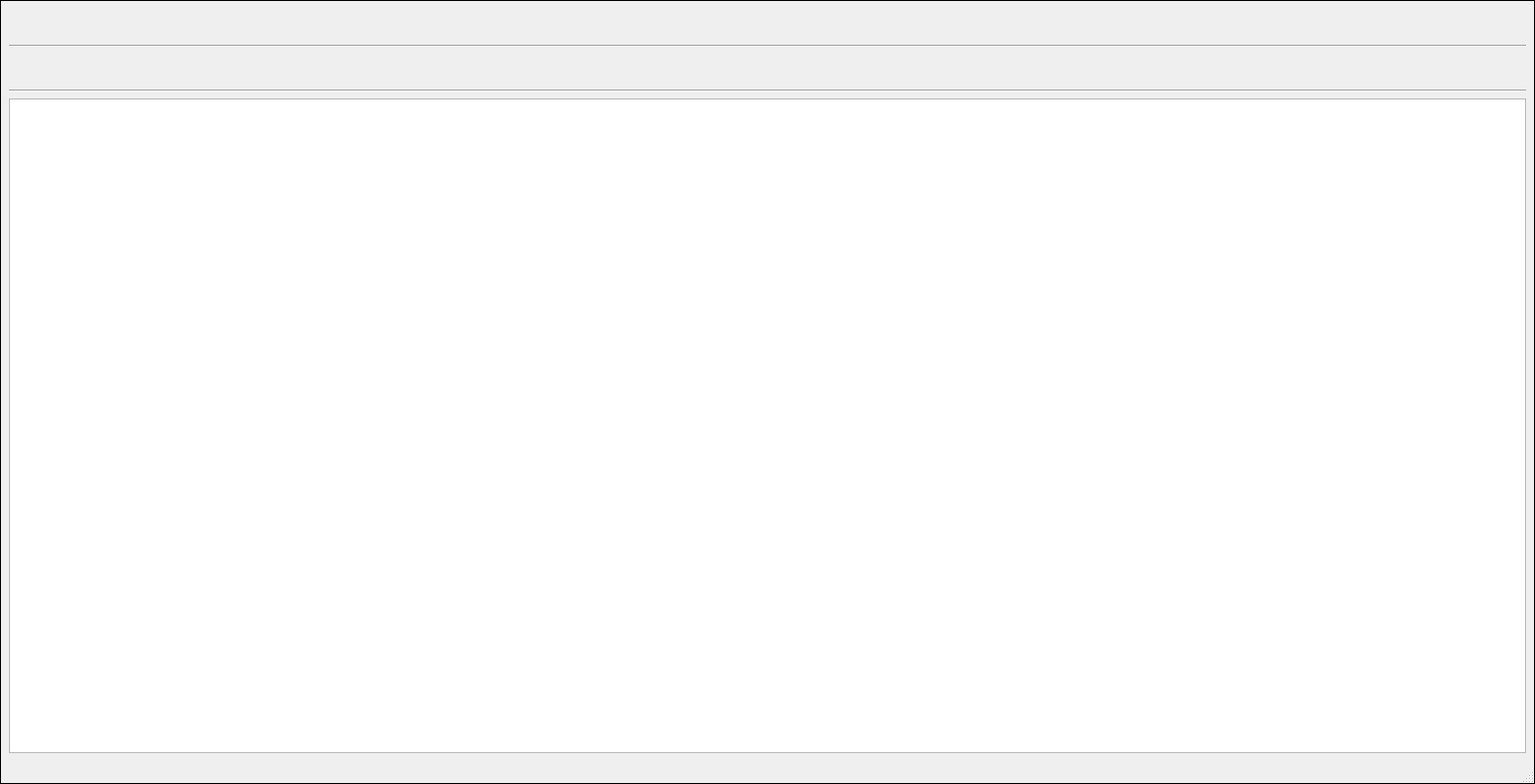
<?xml version="1.0" encoding="UTF-8"?>
<ui version="4.0">
 <class>MainWindow</class>
 <widget class="QMainWindow" name="MainWindow">
  <property name="geometry">
   <rect>
    <x>0</x>
    <y>0</y>
    <width>1542</width>
    <height>788</height>
   </rect>
  </property>
  <property name="windowTitle">
   <string>Симуляция пожаров</string>
  </property>
  <property name="styleSheet">
   <string notr="true">QMainWindow {border:1px solid black}</string>
  </property>
  <widget class="QWidget" name="mainWidget">
   <layout class="QVBoxLayout" name="verticalLayout">
    <item>
     <layout class="QHBoxLayout" name="horizontalLayout">
      <item>
       <spacer name="horizontalSpacer_2">
        <property name="orientation">
         <enum>Qt::Horizontal</enum>
        </property>
        <property name="sizeType">
         <enum>QSizePolicy::Expanding</enum>
        </property>
        <property name="sizeHint" stdset="0">
         <size>
          <width>40</width>
          <height>20</height>
         </size>
        </property>
       </spacer>
      </item>
      <item>
       <widget class="QPushButton" name="minimizePBtn">
        <property name="sizePolicy">
         <sizepolicy hsizetype="Fixed" vsizetype="Fixed">
          <horstretch>0</horstretch>
          <verstretch>0</verstretch>
         </sizepolicy>
        </property>
        <property name="minimumSize">
         <size>
          <width>30</width>
          <height>30</height>
         </size>
        </property>
        <property name="text">
         <string/>
        </property>
        <property name="icon">
         <iconset>
          <normaloff>res/minimize.png</normaloff>res/minimize.png</iconset>
        </property>
        <property name="iconSize">
         <size>
          <width>25</width>
          <height>25</height>
         </size>
        </property>
        <property name="flat">
         <bool>true</bool>
        </property>
       </widget>
      </item>
      <item>
       <widget class="QPushButton" name="maximizePBtn">
        <property name="sizePolicy">
         <sizepolicy hsizetype="Fixed" vsizetype="Fixed">
          <horstretch>0</horstretch>
          <verstretch>0</verstretch>
         </sizepolicy>
        </property>
        <property name="minimumSize">
         <size>
          <width>30</width>
          <height>30</height>
         </size>
        </property>
        <property name="text">
         <string/>
        </property>
        <property name="icon">
         <iconset>
          <normaloff>res/maximize.png</normaloff>res/maximize.png</iconset>
        </property>
        <property name="iconSize">
         <size>
          <width>25</width>
          <height>25</height>
         </size>
        </property>
        <property name="flat">
         <bool>true</bool>
        </property>
       </widget>
      </item>
      <item>
       <widget class="QPushButton" name="closePBtn">
        <property name="sizePolicy">
         <sizepolicy hsizetype="Fixed" vsizetype="Fixed">
          <horstretch>0</horstretch>
          <verstretch>0</verstretch>
         </sizepolicy>
        </property>
        <property name="minimumSize">
         <size>
          <width>30</width>
          <height>30</height>
         </size>
        </property>
        <property name="text">
         <string/>
        </property>
        <property name="icon">
         <iconset>
          <normaloff>res/close.png</normaloff>res/close.png</iconset>
        </property>
        <property name="iconSize">
         <size>
          <width>25</width>
          <height>25</height>
         </size>
        </property>
        <property name="flat">
         <bool>true</bool>
        </property>
       </widget>
      </item>
     </layout>
    </item>
    <item>
     <widget class="Line" name="line">
      <property name="orientation">
       <enum>Qt::Horizontal</enum>
      </property>
     </widget>
    </item>
    <item>
     <layout class="QVBoxLayout" name="mainVLayout">
      <item>
       <layout class="QHBoxLayout" name="toolBarHLayout">
        <item>
         <layout class="QHBoxLayout" name="leftToolBarHLayout">
          <item>
           <widget class="QPushButton" name="startSimulationTBtn">
            <property name="minimumSize">
             <size>
              <width>30</width>
              <height>30</height>
             </size>
            </property>
            <property name="text">
             <string/>
            </property>
            <property name="icon">
             <iconset>
              <normaloff>res/play-Photoroom.png</normaloff>res/play-Photoroom.png</iconset>
            </property>
            <property name="iconSize">
             <size>
              <width>25</width>
              <height>25</height>
             </size>
            </property>
            <property name="flat">
             <bool>true</bool>
            </property>
           </widget>
          </item>
          <item>
           <widget class="QPushButton" name="stepSimPBtn">
            <property name="sizePolicy">
             <sizepolicy hsizetype="Fixed" vsizetype="Fixed">
              <horstretch>0</horstretch>
              <verstretch>0</verstretch>
             </sizepolicy>
            </property>
            <property name="minimumSize">
             <size>
              <width>30</width>
              <height>30</height>
             </size>
            </property>
            <property name="text">
             <string/>
            </property>
            <property name="icon">
             <iconset>
              <normaloff>res/sim_step.png</normaloff>res/sim_step.png</iconset>
            </property>
            <property name="iconSize">
             <size>
              <width>25</width>
              <height>25</height>
             </size>
            </property>
            <property name="autoRepeat">
             <bool>true</bool>
            </property>
            <property name="flat">
             <bool>true</bool>
            </property>
           </widget>
          </item>
          <item>
           <widget class="QPushButton" name="stopSimulationTBtn">
            <property name="sizePolicy">
             <sizepolicy hsizetype="Fixed" vsizetype="Fixed">
              <horstretch>30</horstretch>
              <verstretch>30</verstretch>
             </sizepolicy>
            </property>
            <property name="text">
             <string/>
            </property>
            <property name="icon">
             <iconset>
              <normaloff>res/pause-Photoroom.png</normaloff>res/pause-Photoroom.png</iconset>
            </property>
            <property name="iconSize">
             <size>
              <width>25</width>
              <height>25</height>
             </size>
            </property>
            <property name="flat">
             <bool>true</bool>
            </property>
           </widget>
          </item>
         </layout>
        </item>
        <item>
         <spacer name="horizontalSpacer">
          <property name="orientation">
           <enum>Qt::Horizontal</enum>
          </property>
          <property name="sizeHint" stdset="0">
           <size>
            <width>40</width>
            <height>20</height>
           </size>
          </property>
         </spacer>
        </item>
        <item>
         <layout class="QHBoxLayout" name="rightToolBarHLayout">
          <item>
           <widget class="QPushButton" name="editFieldTBtn">
            <property name="minimumSize">
             <size>
              <width>30</width>
              <height>30</height>
             </size>
            </property>
            <property name="text">
             <string/>
            </property>
            <property name="icon">
             <iconset>
              <normaloff>res/forest_settings-Photoroom.png</normaloff>res/forest_settings-Photoroom.png</iconset>
            </property>
            <property name="iconSize">
             <size>
              <width>25</width>
              <height>25</height>
             </size>
            </property>
            <property name="flat">
             <bool>true</bool>
            </property>
           </widget>
          </item>
          <item>
           <widget class="QPushButton" name="settingsTBtn">
            <property name="minimumSize">
             <size>
              <width>30</width>
              <height>30</height>
             </size>
            </property>
            <property name="text">
             <string/>
            </property>
            <property name="icon">
             <iconset>
              <normaloff>res/simulation_settings-Photoroom.png</normaloff>res/simulation_settings-Photoroom.png</iconset>
            </property>
            <property name="iconSize">
             <size>
              <width>25</width>
              <height>25</height>
             </size>
            </property>
            <property name="flat">
             <bool>true</bool>
            </property>
           </widget>
          </item>
         </layout>
        </item>
       </layout>
      </item>
      <item>
       <widget class="Line" name="line_2">
        <property name="orientation">
         <enum>Qt::Horizontal</enum>
        </property>
       </widget>
      </item>
      <item>
       <widget class="FieldGView" name="field"/>
      </item>
     </layout>
    </item>
   </layout>
  </widget>
  <widget class="QStatusBar" name="statusBar"/>
 </widget>
 <customwidgets>
  <customwidget>
   <class>FieldGView</class>
   <extends>QGraphicsView</extends>
   <header>fieldgview.h</header>
  </customwidget>
 </customwidgets>
 <resources/>
 <connections/>
</ui>
